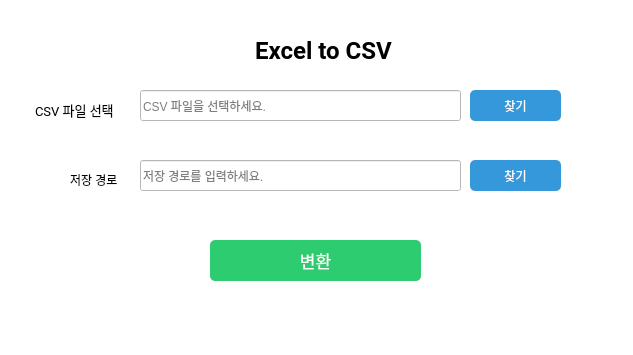
<?xml version="1.0" encoding="UTF-8"?>
<ui version="4.0">
 <class>MainWindow</class>
 <widget class="QMainWindow" name="MainWindow">
  <property name="geometry">
   <rect>
    <x>0</x>
    <y>0</y>
    <width>633</width>
    <height>355</height>
   </rect>
  </property>
  <property name="windowTitle">
   <string>MainWindow</string>
  </property>
  <property name="styleSheet">
   <string notr="true">background-color: rgb(255, 255, 255);</string>
  </property>
  <widget class="QWidget" name="centralwidget">
   <widget class="QLabel" name="label_title">
    <property name="geometry">
     <rect>
      <x>200</x>
      <y>30</y>
      <width>247</width>
      <height>41</height>
     </rect>
    </property>
    <property name="font">
     <font>
      <family>Roboto</family>
      <pointsize>18</pointsize>
      <weight>75</weight>
      <bold>true</bold>
     </font>
    </property>
    <property name="text">
     <string>Excel to CSV</string>
    </property>
    <property name="alignment">
     <set>Qt::AlignCenter</set>
    </property>
   </widget>
   <widget class="QLabel" name="label_csvfile">
    <property name="geometry">
     <rect>
      <x>35</x>
      <y>100</y>
      <width>91</width>
      <height>20</height>
     </rect>
    </property>
    <property name="font">
     <font>
      <family>Roboto</family>
      <pointsize>10</pointsize>
     </font>
    </property>
    <property name="text">
     <string>CSV 파일 선택</string>
    </property>
   </widget>
   <widget class="QLineEdit" name="lineEdit_csvpath">
    <property name="geometry">
     <rect>
      <x>140</x>
      <y>90</y>
      <width>321</width>
      <height>31</height>
     </rect>
    </property>
    <property name="placeholderText">
     <string>CSV 파일을 선택하세요.</string>
    </property>
   </widget>
   <widget class="QPushButton" name="btn_csv_search">
    <property name="geometry">
     <rect>
      <x>470</x>
      <y>90</y>
      <width>91</width>
      <height>31</height>
     </rect>
    </property>
    <property name="styleSheet">
     <string>
      QPushButton {
        background-color: #3498db;
        color: white;
        border-radius: 5px;
      }
      QPushButton:hover {
        background-color: #2980b9;
      }
     </string>
    </property>
    <property name="text">
     <string>찾기</string>
    </property>
   </widget>
   <widget class="QLabel" name="label_savepath">
    <property name="geometry">
     <rect>
      <x>70</x>
      <y>170</y>
      <width>51</width>
      <height>20</height>
     </rect>
    </property>
    <property name="text">
     <string>저장 경로</string>
    </property>
   </widget>
   <widget class="QLineEdit" name="lineEdit_savepath">
    <property name="geometry">
     <rect>
      <x>140</x>
      <y>160</y>
      <width>321</width>
      <height>31</height>
     </rect>
    </property>
    <property name="placeholderText">
     <string>저장 경로를 입력하세요.</string>
    </property>
   </widget>
   <widget class="QPushButton" name="btn_savefile_search">
    <property name="geometry">
     <rect>
      <x>470</x>
      <y>160</y>
      <width>91</width>
      <height>31</height>
     </rect>
    </property>
    <property name="styleSheet">
     <string>
      QPushButton {
        background-color: #3498db;
        color: white;
        border-radius: 5px;
      }
      QPushButton:hover {
        background-color: #2980b9;
      }
     </string>
    </property>
    <property name="text">
     <string>찾기</string>
    </property>
   </widget>
   <widget class="QPushButton" name="btn_convert">
    <property name="geometry">
     <rect>
      <x>210</x>
      <y>240</y>
      <width>211</width>
      <height>41</height>
     </rect>
    </property>
    <property name="font">
     <font>
      <pointsize>13</pointsize>
     </font>
    </property>
    <property name="styleSheet">
     <string>
      QPushButton {
        background-color: #2ecc71;
        color: white;
        border-radius: 5px;
      }
      QPushButton:hover {
        background-color: #27ae60;
      }
     </string>
    </property>
    <property name="text">
     <string>변환</string>
    </property>
   </widget>
  </widget>
  <widget class="QMenuBar" name="menubar">
   <property name="geometry">
    <rect>
     <x>0</x>
     <y>0</y>
     <width>633</width>
     <height>21</height>
    </rect>
   </property>
  </widget>
  <widget class="QStatusBar" name="statusbar"/>
 </widget>
 <resources/>
 <connections/>
</ui>
